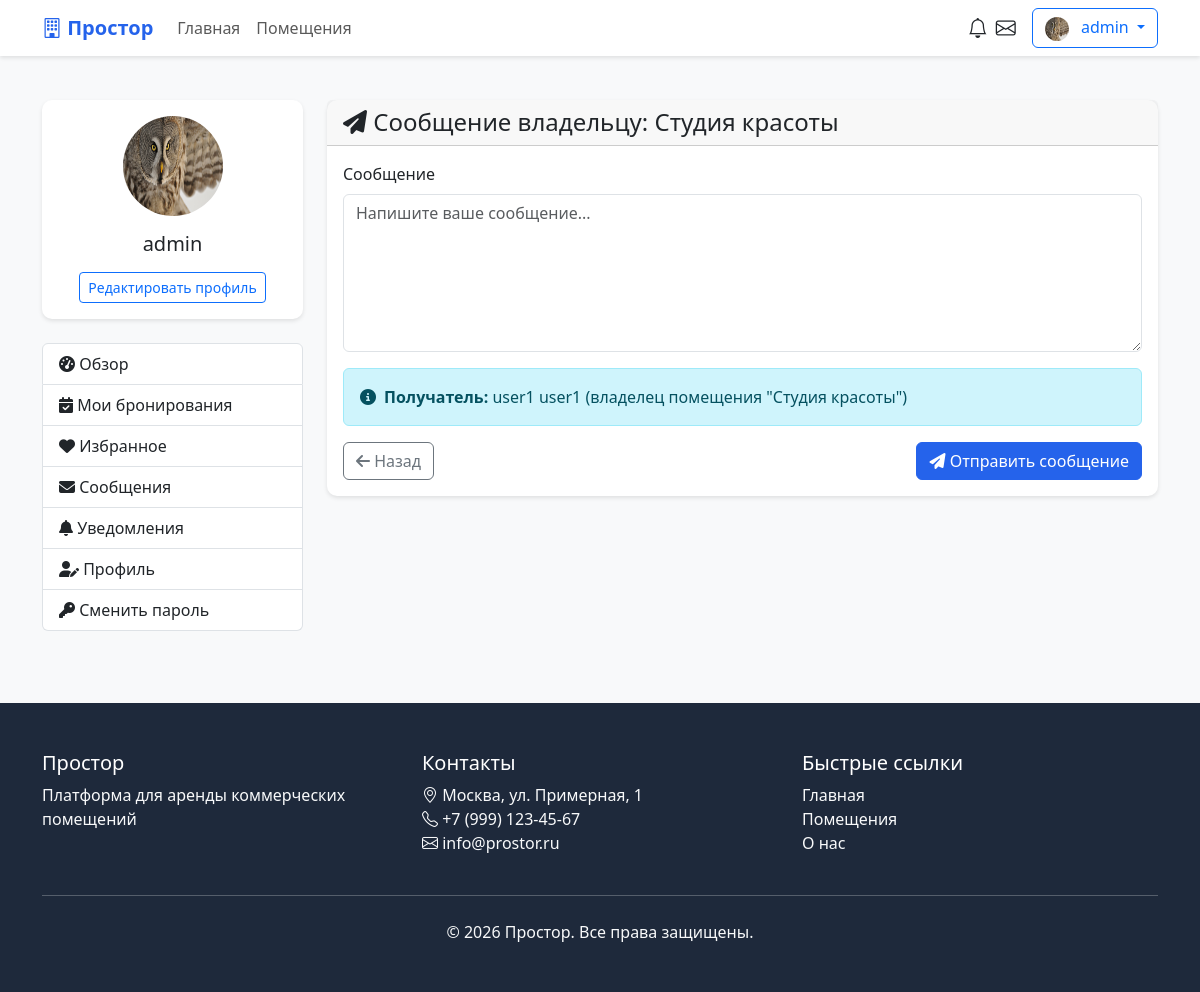
The page /messages/property/8/ (signed in) on the database as committed earlier.
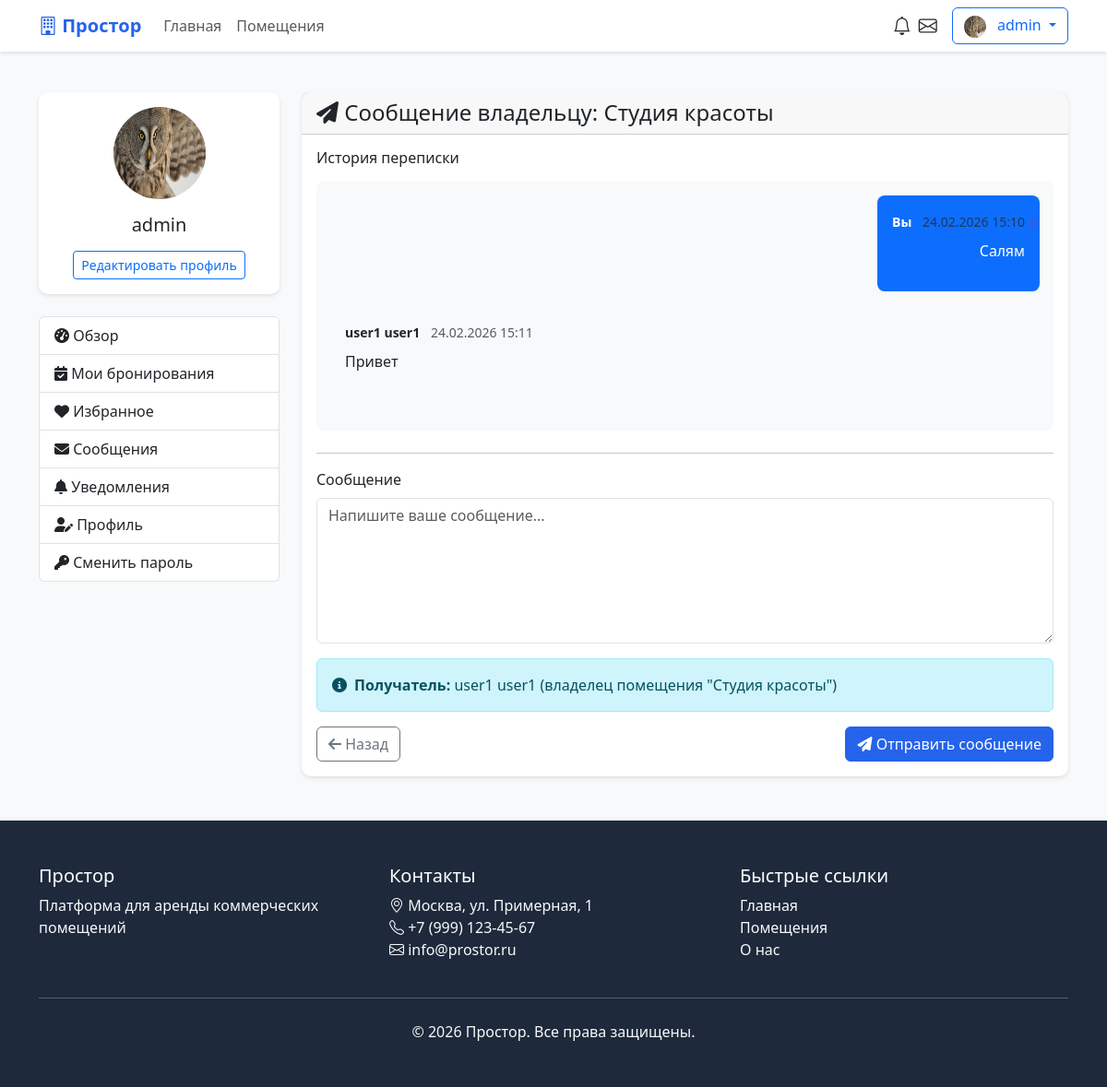
The same page on the database as committed later.
### core/models.py (models this page shows, shortened)
class Message(models.Model):
    sender = models.ForeignKey(
        User,
        on_delete=models.CASCADE,
        related_name='sent_messages',
        verbose_name='Отправитель'
    )
    recipient = models.ForeignKey(
        User,
        on_delete=models.CASCADE,
        related_name='received_messages',
        verbose_name='Получатель'
    )
    property = models.ForeignKey(
        Property,
        on_delete=models.CASCADE,
        null=True,
        blank=True,
        related_name='messages',
        verbose_name='Помещение'
    )
    subject = models.CharField(
        max_length=200,
        verbose_name='Тема'
    )
    message = models.TextField(
        verbose_name='Сообщение'
    )
    is_read = models.BooleanField(
        default=False,
        verbose_name='Прочитано'
    )
    created_at = models.DateTimeField(
        auto_now_add=True,
        verbose_name='Дата создания'
    )
    class Meta:
        verbose_name = 'Сообщение'
        verbose_name_plural = 'Сообщения'
        ordering = ['-created_at']

class User(AbstractUser):
    USER_TYPE_CHOICES = [
        ('tenant', 'Арендатор'),
        ('landlord', 'Арендодатель'),
        ('admin', 'Администратор'),
    ]
    user_type = models.CharField(
        max_length=20,
        choices=USER_TYPE_CHOICES,
        default='tenant',
        verbose_name='Тип пользователя'
    )
    avatar = models.ImageField(
        upload_to='avatars/',
        null=True,
        blank=True,
        verbose_name='Аватар'
    )
    phone = models.CharField(
        max_length=20,
        blank=True,
        null=True,
        verbose_name='Телефон'
    )
    company_name = models.CharField(
        max_length=100,
        blank=True,
        null=True,
        verbose_name='Название компании'
    )
    email_verified = models.BooleanField(
        default=False,
        verbose_name='Email подтвержден'
    )
    phone_verified = models.BooleanField(
        default=False,
        verbose_name='Телефон подтвержден'
    )
    class Meta:
        verbose_name = 'Пользователь'
        verbose_name_plural = 'Пользователи'
    def get_full_name_or_username(self):
        if self.first_name and self.last_name:
            return f"{self.first_name} {self.last_name}"
        return self.username

### core/views.py (the view, shortened to what this page needs)
# urls.py: path('messages/property/<int:property_id>/', views.send_message, name='send_message_property'),
@login_required
def send_message(request, user_id=None, property_id=None):
    recipient = None
    property_obj = None
    if property_id:
        property_obj = get_object_or_404(Property, id=property_id)
        recipient = property_obj.landlord
        if request.user == recipient:
            messages.error(request, 'Вы не можете отправить сообщение самому себе.')
            return redirect('property_detail', slug=property_obj.slug)
    elif user_id:
        recipient = get_object_or_404(User, id=user_id)
        if request.user == recipient:
            messages.error(request, 'Вы не можете отправить сообщение самому себе.')
            return redirect('messages_list')
    else:
        messages.error(request, 'Не указан получатель.')
        return redirect('home')
    conversation = Message.objects.filter(
        Q(sender=request.user, recipient=recipient) |
        Q(sender=recipient, recipient=request.user)
    ).order_by('created_at')
    Message.objects.filter(
        sender=recipient,
        recipient=request.user,
        is_read=False
    ).update(is_read=True)
    context = {
        'recipient': recipient,
        'property': property_obj,
        'conversation': conversation,
        'title': f'Сообщение для {recipient.get_full_name_or_username()}' if recipient else 'Новое сообщение'
    }
    return render(request, 'core/send_message.html', context)

### templates/core/send_message.html (shortened to what the changed rows need)
{% extends 'base.html' %}
{% load static %}
{% block content %}
<div class="container mt-4">
    <div class="row">
        <div class="col-md-9">
            <div class="card">
                <div class="card-body">
                    {% if conversation %}
                        <div class="conversation-history mb-4">
                            <h6 class="mb-3">История переписки</h6>
                            <div class="messages-container" style="max-height: 300px; overflow-y: auto; padding: 15px; background-color: #f8f9fa; border-radius: 8px;">
                                {% for msg in conversation %}
                                    <div class="message-item mb-3 {% if msg.sender == request.user %}text-end{% endif %}">
                                        <div class="d-flex {% if msg.sender == request.user %}justify-content-end{% endif %}">
                                            <div class="message-bubble {% if msg.sender == request.user %}bg-primary text-white{% else %}bg-light{% endif %}
                                                rounded-3 p-3" style="max-width: 70%;">
                                                <div class="message-header mb-2">
                                                    <small class="fw-bold">
                                                        {% if msg.sender == request.user %}
                                                            Вы
                                                        {% else %}
                                                            {{ msg.sender.get_full_name_or_username }}
                                                        {% endif %}
                                                    </small>
                                                    <small class="text-muted ms-2">
                                                        {{ msg.created_at|date:"d.m.Y H:i" }}
                                                    </small>
                                                </div>
                                                <p class="mb-0">{{ msg.message|linebreaks }}</p>
                                            </div>
                                        </div>
                                    </div>
                                {% endfor %}
                            </div>
                        </div>
                        <hr>
                    {% endif %}
                    <form method="post">
                        <div class="mb-3">
                        </div>
                        <div class="alert alert-info">
                        </div>
                        <div class="d-flex justify-content-between">
                        </div>
                    </form>
                </div>
            </div>
        </div>
    </div>
</div>
{% endblock %}

Rows that differ between the two databases and show on the page:
added Message: shows "Вы", created_at "24.02.2026 15:10", message "Салям"
added Message: sender.get_full_name_or_username "user1 user1", created_at "24.02.2026 15:11", message "Привет"
Other text that changed with them:
text now shown: "История переписки"
